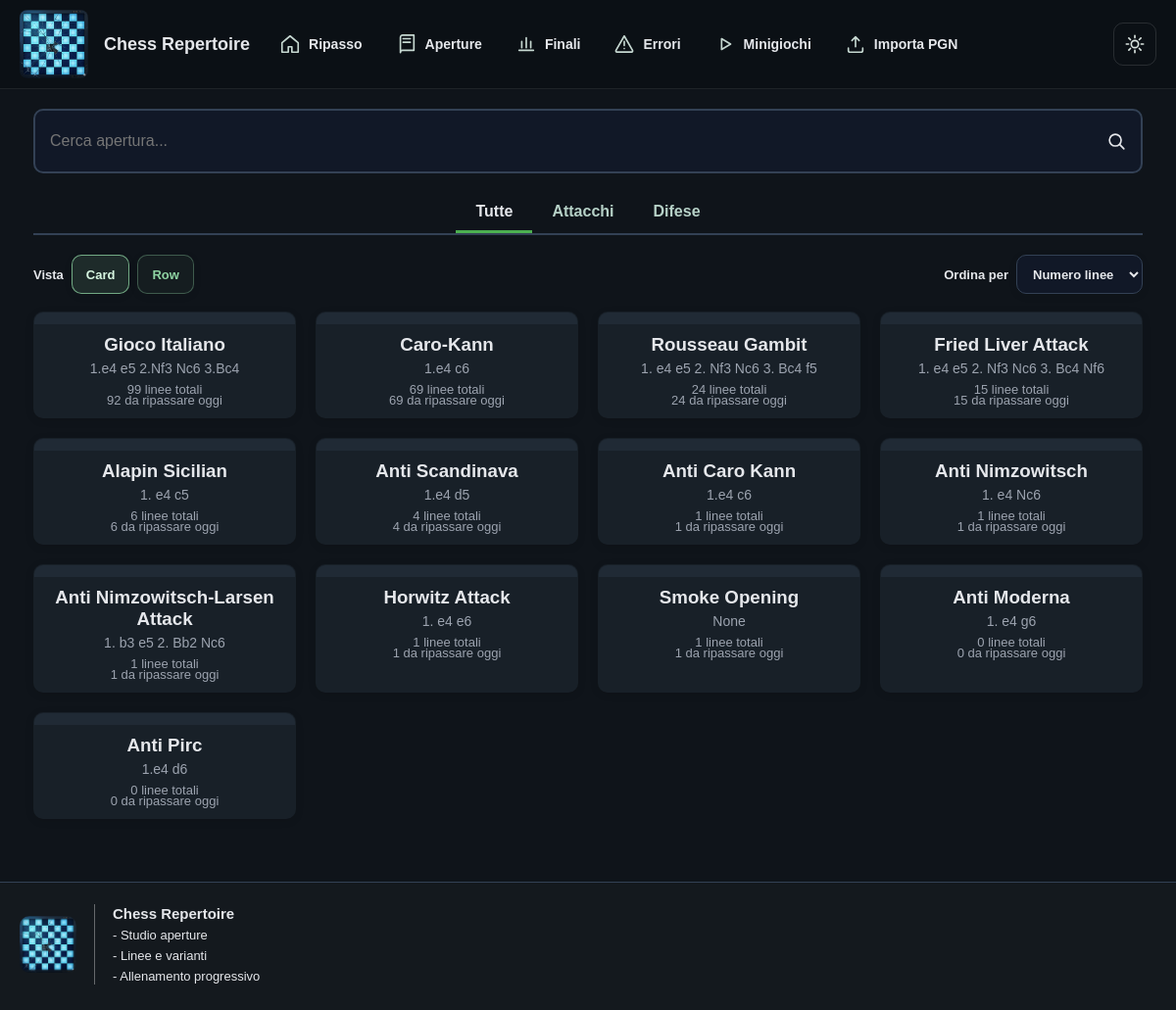
The page / on the database its author committed.
### repertoire/models.py (models this page shows, shortened)
class OpeningRoot(models.Model):
    nome = models.CharField(max_length=100, unique=True)
    moves = models.CharField(max_length=50, blank=True, null=True)
    descrizione = models.TextField(blank=True, null=True)
    difesa = models.BooleanField(default=False)
    class Meta:
        ordering = ["nome"]

### repertoire/views.py (the view)
# urls.py: path('', views.opening_list, name='home'),
def opening_list(request):
    query = request.GET.get("q", "")
    filtro = request.GET.get("filtro", "tutti")
    view_mode = request.GET.get("view", "card")
    sort_mode = request.GET.get("sort", "lines")
    now = timezone.now()
    openings = OpeningRoot.objects.annotate(
        num_linee=Count("linee", distinct=True),
        studied_linee=Count("linee", filter=Q(linee__completamenti__gt=0), distinct=True),
        due_linee=Count(
            "linee",
            filter=_numbered_related_line_filter("linee__") & _opening_due_filter(now),
            distinct=True,
        ),
    )
    if filtro == "attacchi":
        openings = openings.filter(difesa=False)
    elif filtro == "difese":
        openings = openings.filter(difesa=True)
    if query:
        openings = openings.filter(nome__icontains=query)
    openings = list(openings)
    if sort_mode == "name":
        openings.sort(key=lambda opening: opening.nome.lower())
    else:
        sort_mode = "lines"
        openings.sort(key=lambda opening: (-opening.num_linee, -opening.due_linee, opening.nome.lower()))
    openings_data = []
    for opening in openings:
        board = chess.Board()
        try:
            if opening.moves:
                clean_moves = re.sub(r"\d+\.", "", opening.moves)
                for move in clean_moves.split():
                    if move not in ["1-0", "0-1", "1/2-1/2", "*"]:
                        board.push_san(move)
        except Exception:
            pass
        openings_data.append(
            {
                "obj": opening,
                "svg": chess.svg.board(
                    board,
                    size=220,
                    flipped=getattr(opening, "difesa", False),
                    colors={"square light": "#eeeed2", "square dark": "#769656"},
                ),
                "num_linee": opening.num_linee,
                "studied_linee": opening.studied_linee,
                "due_linee": opening.due_linee,
            }
        )
    return render(
        request,
        "repertoire/opening_list.html",
        {
            "openings": openings_data,
            "all_openings": list(OpeningRoot.objects.all().order_by("nome").values("nome", "difesa")),
            "query": query,
            "filtro": filtro,
            "view_mode": view_mode if view_mode in {"card", "row"} else "card",
            "sort_mode": sort_mode,
        },
    )

### repertoire/views.py (called while the page is built)
def _opening_due_filter(now):
    return Q(linee__review_attempts=0) | Q(linee__due_at__isnull=True) | Q(linee__due_at__lte=now)

def _numbered_related_line_filter(prefix):
    return Q(**{f"{prefix}numero__isnull": False}) & Q(**{f"{prefix}numero__gt": 0})

### repertoire/templates/repertoire/opening_list.html (shortened to what this page needs)
{% extends "repertoire/base.html" %}
{% block content %}
<div class="page">
  <div class="search-bar">
    <form method="get" id="searchForm">
      <input
        type="text"
        name="q"
        id="searchInput"
        class="search-input"
        placeholder="Cerca apertura..."
        value="{{ query }}"
        autocomplete="off"
        aria-autocomplete="list"
        aria-controls="searchSuggestions"
        aria-expanded="false">
      <span class="search-icon" aria-hidden="true">
      </span>
    </form>
  </div>
  <div class="tabs">
    <div class="tab {% if filtro == 'tutti' %}active{% endif %}" data-filter="tutti">Tutte</div>
    <div class="tab {% if filtro == 'attacchi' %}active{% endif %}" data-filter="attacchi">Attacchi</div>
    <div class="tab {% if filtro == 'difese' %}active{% endif %}" data-filter="difese">Difese</div>
  </div>
  <div class="toolbar">
    <div class="toolbar-group">
      <span class="toolbar-label">Vista</span>
      <button type="button" class="toolbar-btn {% if view_mode == 'card' %}active{% endif %}" data-view="card">Card</button>
      <button type="button" class="toolbar-btn {% if view_mode == 'row' %}active{% endif %}" data-view="row">Row</button>
    </div>
    <div class="toolbar-group">
      <label class="toolbar-label" for="sortMode">Ordina per</label>
      <select id="sortMode" name="sort" class="toolbar-select" form="searchForm">
        <option value="lines" {% if sort_mode == 'lines' %}selected{% endif %}>Numero linee</option>
      </select>
    </div>
  </div>
  <div class="grid {% if view_mode == 'row' %}rows{% endif %}">
    {% for item in openings %}
      <a href="{% url 'opening_detail' item.obj.id %}" class="card">
        <div class="board-container">
        </div>
        {% if view_mode == 'row' %}
          <div class="row-content">
            <div class="row-topline">
              <h3 class="row-title">{{ item.obj.nome }}</h3>
              <span class="row-badge">{{ item.num_linee }} linee</span>
            </div>
            <div class="row-meta">
              <span class="meta-pill">{% if item.obj.difesa %}Difesa{% else %}Attacco{% endif %}</span>
              <span class="meta-pill">{{ item.obj.moves|wordcount }} mosse</span>
              <span class="meta-pill">{{ item.due_linee }} da ripassare</span>
            </div>
            <p class="row-moves">{{ item.obj.moves|default:"Nessuna sequenza iniziale disponibile." }}</p>
            <div class="row-progress-meta">
              <span>{{ item.studied_linee }}/{{ item.num_linee }} linee studiate</span>
              <span>{% widthratio item.studied_linee item.num_linee 100 %}%</span>
            </div>
            <div class="row-progress">
              <div class="row-progress-fill" style="width:{% widthratio item.studied_linee item.num_linee 100 %}%;"></div>
            </div>
          </div>
        {% else %}
          <h3>{{ item.obj.nome }}</h3>
          <p>{{ item.obj.moves }}</p>
          <div class="line-count">{{ item.num_linee }} linee totali</div>
          <div class="line-count">{{ item.due_linee }} da ripassare oggi</div>
        {% endif %}
      </a>
    {% empty %}
      <p>Nessuna apertura trovata.</p>
    {% endfor %}
  </div>
</div>
{% endblock %}

### repertoire/templates/repertoire/base.html (style rules this page uses)
*, *::before, *::after { box-sizing: border-box; }
:root { --bg: #f3f4f6; --bg-card: #ffffff; --bg-header: #18212b; --text: #1f2937; --text-muted: #6b7280; --border: #d1d5db; --input-bg: #fff; --surface-alt: #eef2f7; --accent: #2f6f5e; --accent-strong: #245748; }
html.dark { --bg: #0f141a; --bg-card: #182028; --bg-header: #0b1015; --text: #e5e7eb; --text-muted: #9ca3af; --border: #334155; --input-bg: #111827; --surface-alt: #1f2937; --accent: #8cb6a7; --accent-strong: #b7d4c9; }
body { margin: 0; font-family: Arial, sans-serif; background: var(--bg); color: var(--text); min-height: 100vh; display: flex; flex-direction: column; transition: background .25s, color .25s; }
a { color: var(--text); text-decoration: none; }
html.dark h1, html.dark h2, html.dark h3, html.dark h4, html.dark p, html.dark span, html.dark label { color: var(--text); }
html.dark .card, html.dark .stat-card, html.dark .due-item, html.dark .progress-item, html.dark .empty-state, html.dark .srs-panel, html.dark .help { background: var(--bg-card) !important; color: var(--text) !important; }
html.dark .search-bar input, html.dark select, html.dark input[type="text"], html.dark textarea { background: var(--input-bg) !important; color: var(--text) !important; border-color: var(--border) !important; }
html.dark .tabs { border-bottom-color: var(--border) !important; }
html.dark .tab { color: #b6d1c7 !important; }
html.dark .tab.active { color: var(--text) !important; }
html.dark .card h3 { color: var(--text) !important; }
html.dark .card p { color: var(--text-muted) !important; }
html.dark .board-container { background: #202a35 !important; }
html.dark .line-count { color: var(--text-muted) !important; }

### repertoire/templates/repertoire/opening_list.html (style rules this page uses)
.page { max-width: 1200px; margin: 0 auto; padding: 20px; }
.search-bar { width: 100%; margin-bottom: 20px; position: relative; transition: transform 0.2s ease; }
.search-input { width: 100%; padding: 22px 48px 22px 15px; border: 2px solid #4CAF50; border-radius: 10px; font-size: 16px; transition: border-color 0.2s ease, box-shadow 0.2s ease, background-color 0.2s ease; }
.search-icon { position: absolute; top: 50%; right: 16px; transform: translateY(-50%); color: #497a61; pointer-events: none; }
.tabs { display: flex; justify-content: center; margin-bottom: 20px; border-bottom: 2px solid #4CAF50; }
.tab { padding: 10px 20px; cursor: pointer; font-weight: bold; color: #4CAF50; border-bottom: 3px solid transparent; transition: 0.2s; }
.tab.active { border-bottom: 3px solid #4CAF50; color: #2c3e50; }
.toolbar { display: flex; justify-content: space-between; align-items: center; gap: 12px; flex-wrap: wrap; margin-bottom: 18px; }
.toolbar-group { display: flex; align-items: center; gap: 8px; flex-wrap: wrap; }
.toolbar-label { font-size: 13px; font-weight: 700; color: #6d7d6f; }
.toolbar-btn, .toolbar-select { min-height: 40px; border-radius: 10px; border: 1px solid rgba(143, 212, 163, 0.34); background: rgba(143, 212, 163, 0.05); color: #8fd4a3; box-shadow: 0 2px 8px rgba(0,0,0,0.08); transition: background 0.2s ease, border-color 0.2s ease, box-shadow 0.2s ease, transform 0.2s ease, color 0.2s ease; }
.toolbar-btn { padding: 0 14px; font-size: 13px; font-weight: 700; cursor: pointer; }
.toolbar-select { padding: 0 12px; font-size: 13px; font-weight: 700; cursor: pointer; }
.toolbar-btn.active { background: rgba(143, 212, 163, 0.12); color: #d7f7e1; border-color: rgba(143, 212, 163, 0.75); }
.grid { display: grid; grid-template-columns: repeat(auto-fit, minmax(260px, 1fr)); gap: 20px; }
.card { background: #fff; border-radius: 10px; box-shadow: 0 2px 8px rgba(0,0,0,0.1); overflow: hidden; transition: transform 0.2s ease, box-shadow 0.2s ease, border-color 0.2s ease; text-align: center; padding-bottom: 10px; border: 1px solid transparent; }
.card h3 { margin: 10px 0 5px 0; color: #2c3e50; }
.card p { margin: 0 0 10px 0; color: #555; font-size: 14px; }
.board-container { background: #dfe3e6; padding: 6px; }
.line-count { color: #888; font-size: 13px; margin-top: -4px; }

### rows shown on the page
OpeningRoot: obj.nome "Gioco Italiano", obj.moves "1.e4 e5 2.Nf3 Nc6 3.Bc4", num_linee "99", due_linee "92"
OpeningRoot: obj.nome "Caro-Kann", obj.moves "1.e4 c6", num_linee "69", due_linee "69"
OpeningRoot: obj.nome "Rousseau Gambit", obj.moves "1. e4 e5 2. Nf3 Nc6 3. Bc4 f5", num_linee "24", due_linee "24"
OpeningRoot: obj.nome "Fried Liver Attack", obj.moves "1. e4 e5 2. Nf3 Nc6 3. Bc4 Nf6", num_linee "15", due_linee "15"
OpeningRoot: obj.nome "Alapin Sicilian", obj.moves "1. e4 c5", num_linee "6", due_linee "6"
OpeningRoot: obj.nome "Anti Scandinava", obj.moves "1.e4 d5", num_linee "4", due_linee "4"
OpeningRoot: obj.nome "Anti Caro Kann", obj.moves "1.e4 c6", num_linee "1", due_linee "1"
OpeningRoot: obj.nome "Anti Nimzowitsch", obj.moves "1. e4 Nc6", num_linee "1", due_linee "1"
OpeningRoot: obj.nome "Anti Nimzowitsch-Larsen Attack", obj.moves "1. b3 e5 2. Bb2 Nc6", num_linee "1", due_linee "1"
OpeningRoot: obj.nome "Horwitz Attack", obj.moves "1. e4 e6", num_linee "1", due_linee "1"
OpeningRoot: obj.nome "Smoke Opening", obj.moves "None", num_linee "1", due_linee "1"
OpeningRoot: obj.nome "Anti Moderna", obj.moves "1. e4 g6", num_linee "0", due_linee "0"
OpeningRoot: obj.nome "Anti Pirc", obj.moves "1.e4 d6", num_linee "0", due_linee "0"
